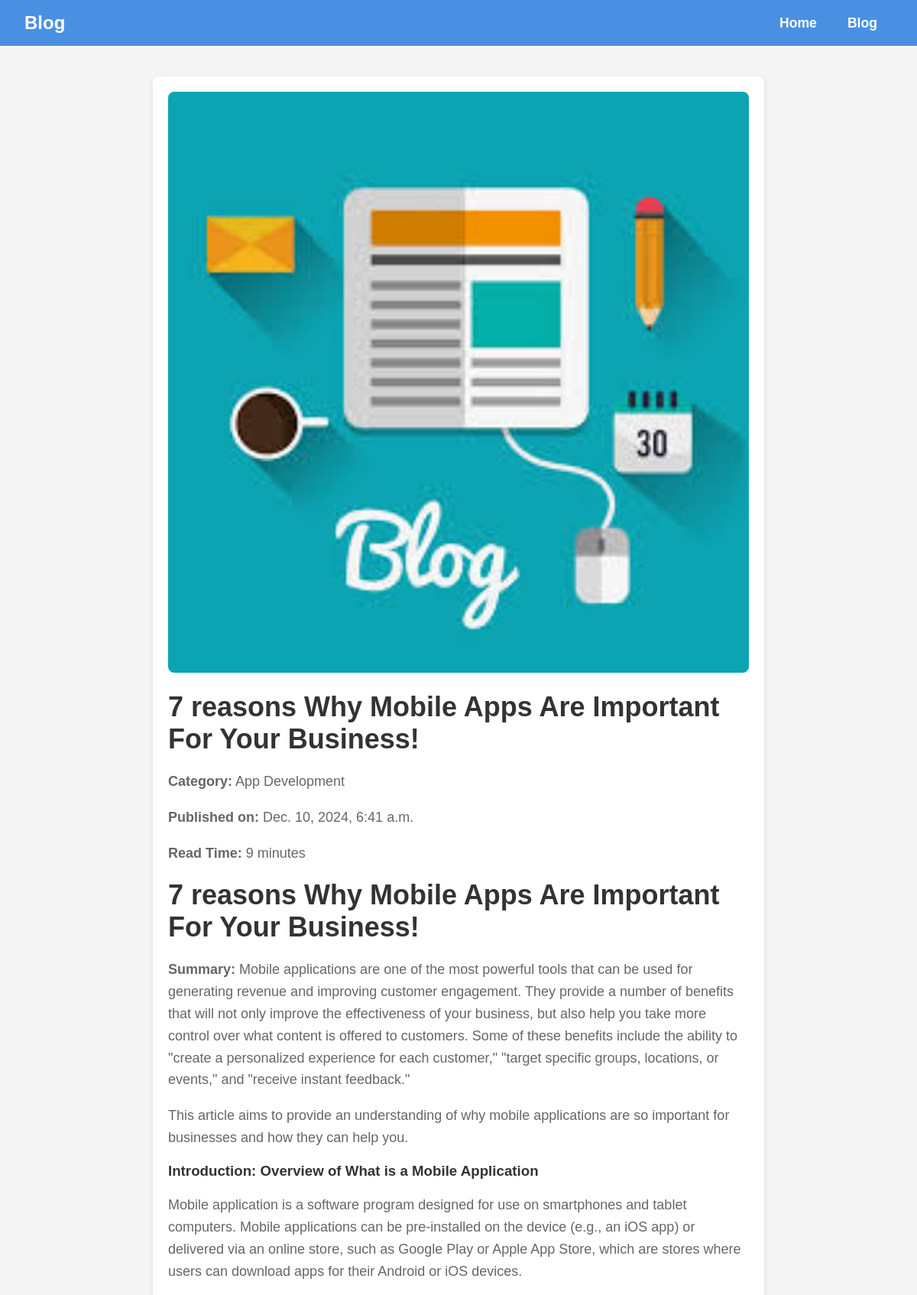
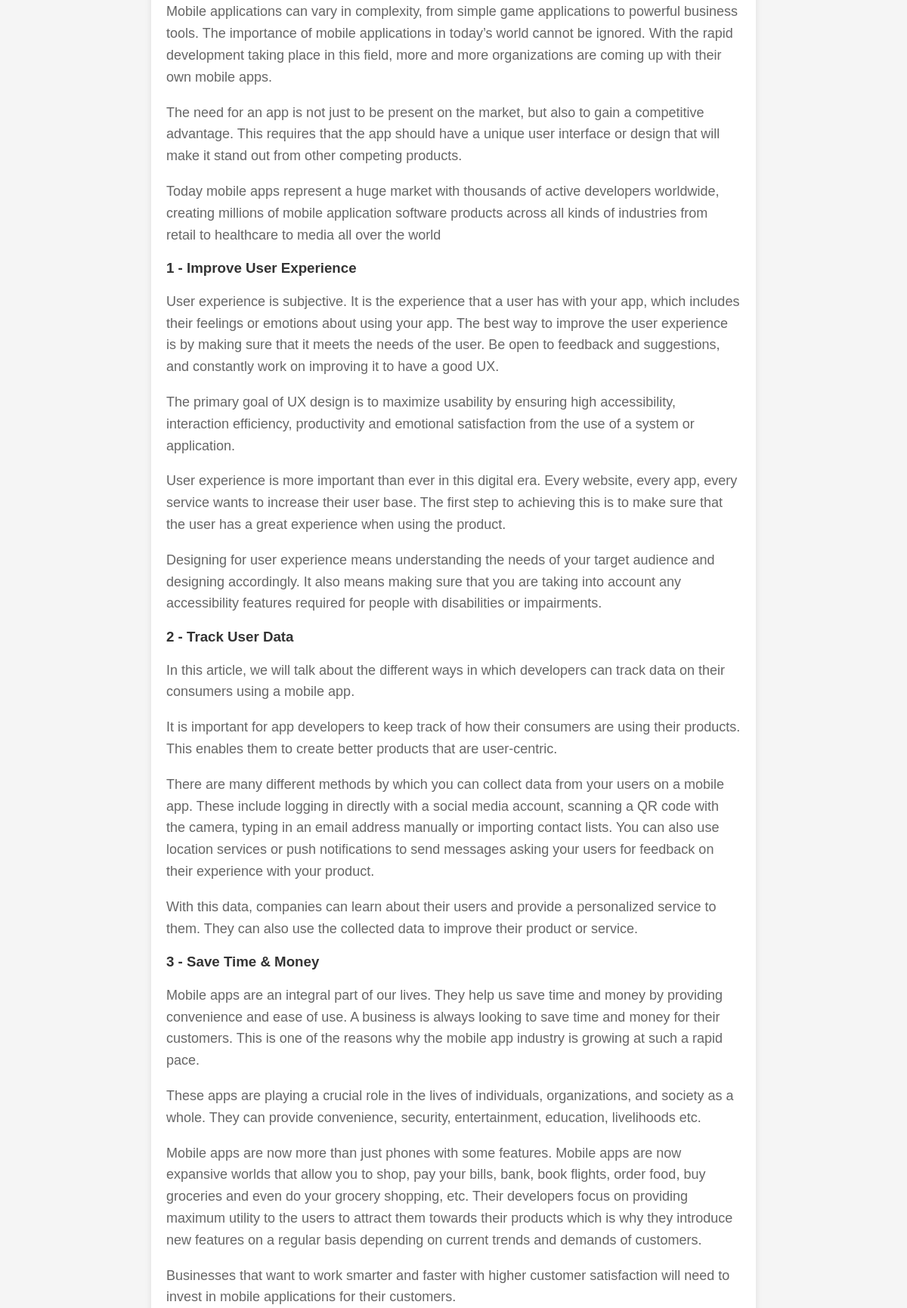
The page /blog/7-reasons-why-mobile-apps-are-important-for-your-business/ (upper part) on the database its author committed (2 pictures, top to bottom).
### web/models.py (models this page shows, shortened)
class CommonModel(models.Model):
    extra_params    =   models.JSONField        (blank=True, null=True, help_text="Extra parameters related to the model.")
    created_at      =   models.DateTimeField    (auto_now_add=True, blank=True, null=True, help_text="The date and time when the object was created.")
    updated_at      =   models.DateTimeField    (auto_now=True, blank=True, null=True, help_text="The date and time when the object was last updated.")
    created_by      =   models.ForeignKey       (User, blank=True, null=True, on_delete=models.SET_NULL, related_name="created_%(class)s", help_text="The user who created the object.")
    history         =   HistoricalRecords(inherit=True)
    tracker         =   FieldTracker()
    admin_meta      =   {}
    class Meta:
        abstract = True

class Blog(CommonModel):
    title               =   models.CharField    (max_length=200, help_text="The title of the blog post.")
    sub_title           =   models.CharField    (max_length=200, blank=True, null=True, help_text="An optional subtitle for the blog post.")
    thumbnail           =   models.CharField    (max_length=255, blank=True, null=True, help_text="The relative path to the blog thumbnail image in GitHub (e.g., 'blog/image1.jpg').")
    category            =   models.ForeignKey   (BlogCategory, null=True, on_delete=models.SET_NULL, help_text="The category to which the blog belongs.")
    featured_text       =   models.TextField    (null=True, blank=True, help_text="A featured text or excerpt from the blog, with rich text support.")
    text                =   models.TextField    (null=True, blank=True, help_text="The main content of the blog post, with rich text support.")
    slug                =   models.SlugField    (unique=True, blank=True, null=True, help_text="A unique slug for the blog, auto-generated based on the title.")
    readtime            =   models.CharField    (max_length=200, null=True, blank=True, help_text="An estimated reading time for the blog post.")
    tags                =   models.TextField    (null=True, blank=True, default='all', help_text="A list of tags for the blog (comma-separated).")
    order_by            =   models.IntegerField (default=0, help_text="The ordering of the blog post. Higher numbers come first.")
    admin_meta =    {
        'list_display'      :   ("id", "title", "category", "slug", "created_at"),
        'list_editable'     :   ("category",),
        'list_per_page'     :   50,
        'list_filter'       :   ("category",),
        'inline'            :   [{'BlogImage': 'blog'}]
    }
    def get_thumbnail_url(self):
        if self.thumbnail:
            return f"https://raw.githubusercontent.com/heemit/Blog-Project/main/media/{self.thumbnail}"
        return "default-image-url"  # URL for a default image in case none is provided
    class Meta:
        verbose_name_plural = "Blog"
        ordering            = ['order_by']  # Sort in descending order

class BlogCategory(CommonModel):
    category    =   models.CharField    (max_length=100, unique=True, help_text="The name of the blog category.")
    slug        =   models.SlugField    (max_length=100, unique=True, blank=True, null=True, help_text="A unique slug for the category, used in URLs.")
    class Meta:
        verbose_name_plural =   "Blog Categories"
        ordering            =   ['category']
    admin_meta = {
        'list_display': ("category", "slug"),
        'list_editable': ("slug",),
        'list_per_page': 50,
    }

### web/views.py (the view)
# urls.py: path('blog/<slug:slug>/', views.blog_details, name='blog_details'),  # Blog details page
def blog_details(request, slug):
    blog = get_object_or_404(Blog, slug=slug)
    return render(request, 'web/blog_details.html', {'blog': blog})

### web/templates/web/blog_details.html (shortened to what this page needs)
<!DOCTYPE html>
<html lang="en">
<head>
    {% load static %}
    <link rel="stylesheet" href="{% static 'css/style.css' %}">
</head>
<body>
<header class="navbar">
    <div class="logo">Blog</div>
    <a href="/" class="home-link">Home</a>
    <a href="{% url 'blog_list' %}" class="blog-link">Blog</a>
</header>
<section class="blog-detail">
    <div class="blog-detail-header">
        <img src="{{ blog.get_thumbnail_url }}" alt="{{ blog.title }}" onerror="this.onerror=null;this.src='{% static 'images/default_image.jpeg' %}'">
        <h1>{{ blog.title }}</h1>
        <p><strong>Category:</strong> {{ blog.category.category }}</p>
        <p><strong>Published on:</strong> {{ blog.created_at }}</p>
        <p><strong>Read Time:</strong> {{ blog.readtime }}</p>
    </div>
    <article class="blog-content">
        <p>{{ blog.text|safe }}</p>
    </article>
</section>
</body>
</html>

### web/static/css/style.css (style rules this page uses)
body { font-family: 'Arial', sans-serif; background-color: #f5f5f5; margin: 0; padding: 0; color: #333; display: flex; flex-direction: column; min-height: 100vh; }
.navbar { background-color: #4a90e2; color: #fff; padding: 1rem 2rem; display: flex; justify-content: flex-start; align-items: center; }
.navbar a { color: #fff; text-decoration: none; margin: 0 20px; font-weight: bold; font-size: 1.1rem; transition: color 0.3s; }
.logo { font-size: 1.5rem; font-weight: bold; margin-right: auto; }
.blog-detail { max-width: 800px; margin: 40px auto; background-color: #fff; padding: 20px; border-radius: 8px; box-shadow: 0 2px 8px rgba(0, 0, 0, 0.1); overflow-wrap: break-word; word-wrap: break-word; word-break: break-word; box-sizing: border-box; }
.blog-detail img { width: 100%; height: auto; border-radius: 8px; }
.blog-detail h1 { font-size: 36px; margin: 20px 0; color: #333; }
.blog-detail p { font-size: 18px; color: #666; line-height: 1.6; }

### rows shown on the page
Blog: title "7 reasons Why Mobile Apps Are Important For Your Business!", category.category "App Development", created_at "Dec. 10, 2024, 6:41 a.m.", readtime "9 minutes", text "7 reasons Why Mobile Apps Are Important For Your Business! Summary: Mobile applications are one of the most powerful tools that can be used for generating revenue and improving customer engagement. They provide a number of benefits that will not only improve the effectiveness of your business, but also help you take more control over what content is offered to customers. Some of these benefits include the ability to \"create a personalized experience for each customer,\" \"target specific groups, locations, or events,\" and \"receive instant feedback.\" This article aims to provide an understanding of why mobile applications are so important for businesses and how they can help you. Introduction:…"
